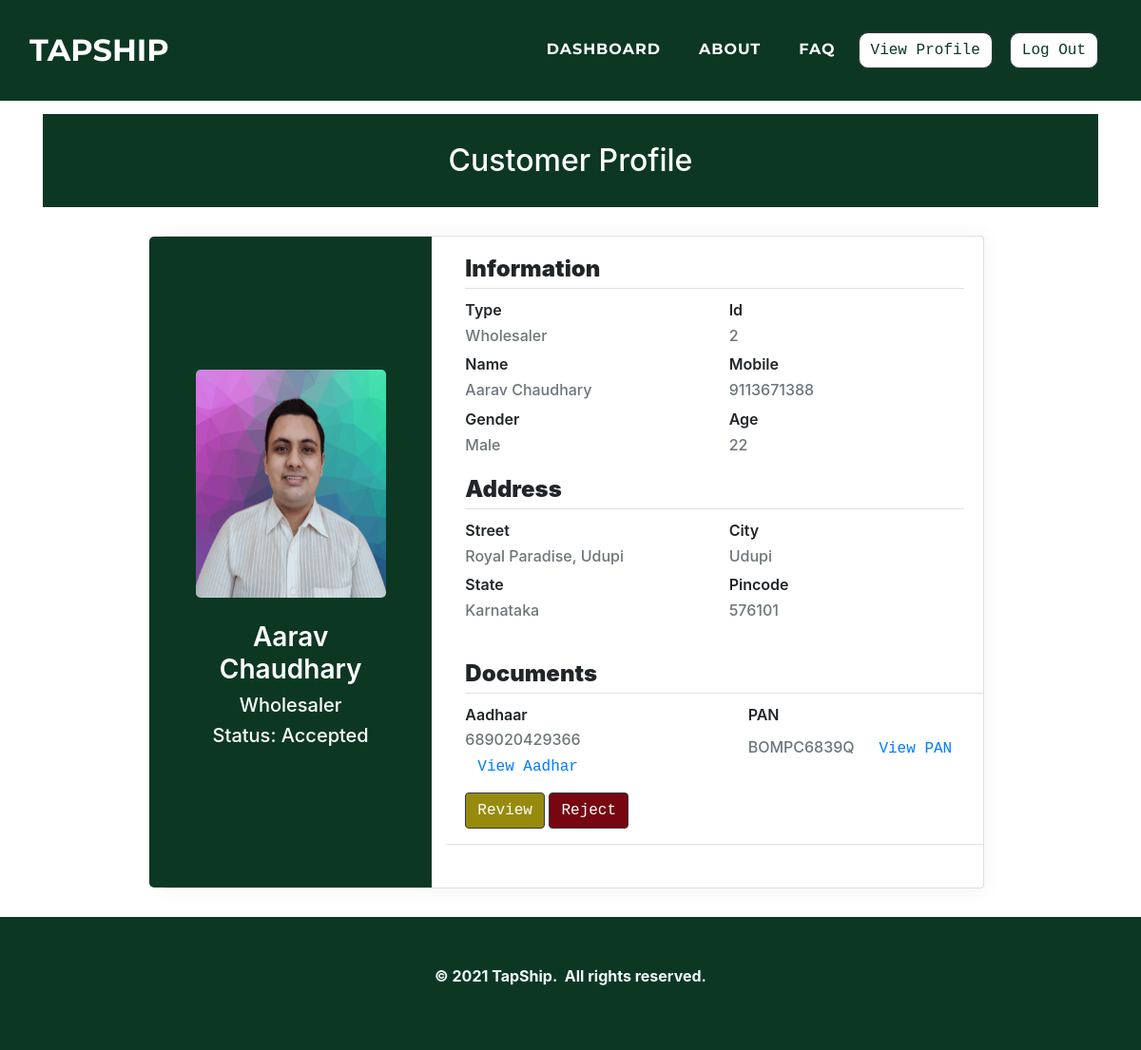
Page /admin/customerprofile.php?c_mobile=9113671388 (signed in) on the earlier database version.
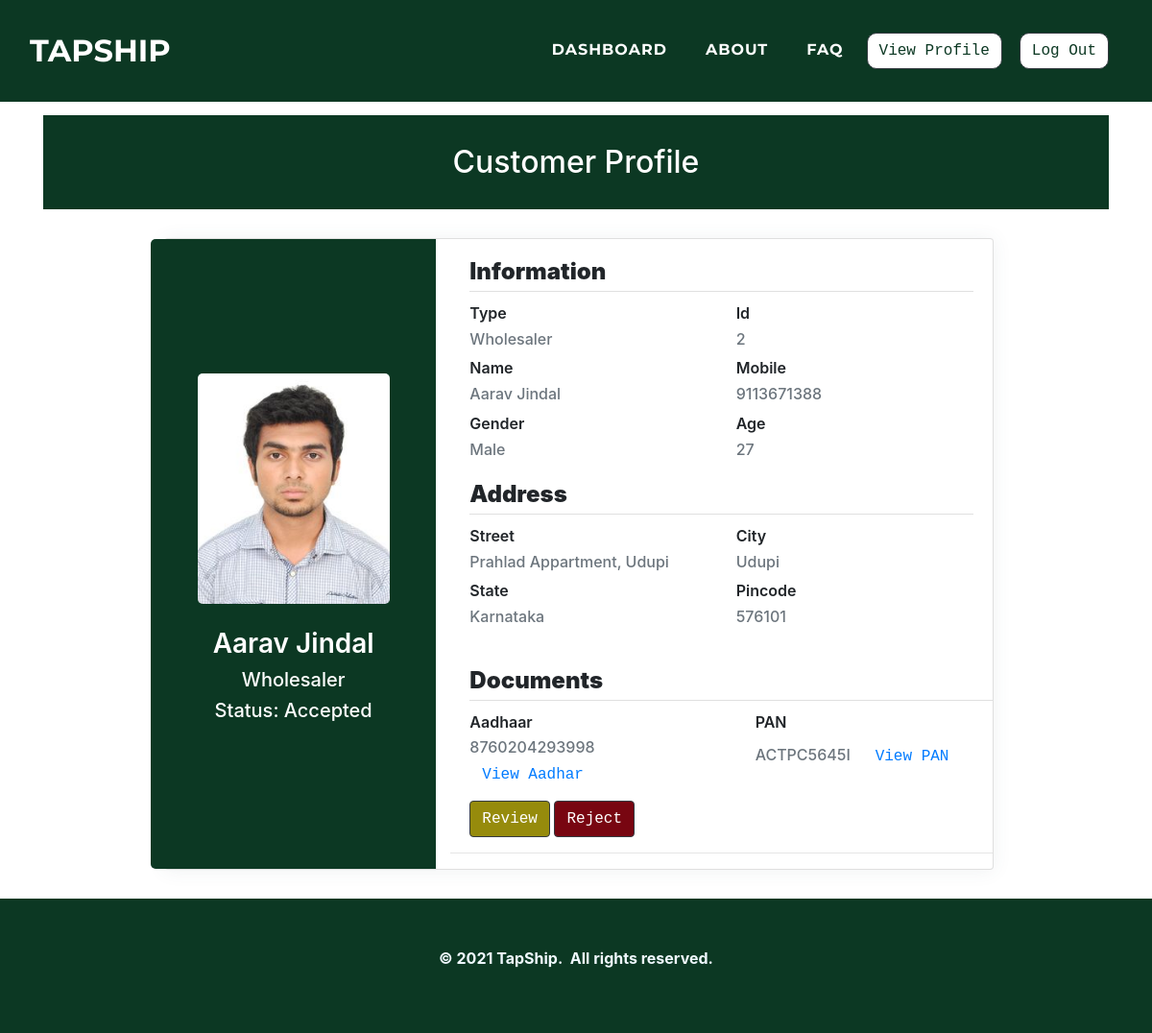
Same page on the later database version.
### tables this page shows
CREATE TABLE `customer` (
  `c_id` int(11) NOT NULL,
  `c_name` varchar(100) NOT NULL,
  `c_mobile` varchar(25) NOT NULL,
  `c_contactname` varchar(50) NOT NULL,
  `c_gender` varchar(25) NOT NULL,
  `c_age` varchar(10) NOT NULL,
  `c_street` varchar(50) NOT NULL,
  `c_city` varchar(25) NOT NULL,
  `c_state` varchar(25) NOT NULL,
  `c_pincode` varchar(10) NOT NULL,
  `c_type` varchar(25) NOT NULL,
  `c_registration` varchar(100) NOT NULL,
  `c_aadhar` varchar(25) NOT NULL,
  `c_aadharpdf` varchar(100) NOT NULL,
  `c_pan` varchar(25) NOT NULL,
  `c_panpdf` varchar(100) NOT NULL,
  `c_photo` varchar(100) NOT NULL,
  `c_password` varchar(25) NOT NULL,
  `c_approve` varchar(100) NOT NULL
);

### admin/customerprofile.php (the view, shortened to what this page needs)
<?php
$res = $_SESSION["sessionid"];
$a_name = $res;
?>
<!doctype html>
<html>
<head>
    <link rel="stylesheet" href="../assets/bootstrap/css/bootstrap.min.css">
    <link rel="stylesheet" href="../assets/fonts/font-awesome.min.css">
    <link rel="stylesheet" href="../assets/fonts/ionicons.min.css">
    <link rel="stylesheet" href="../assets/css/Article-List.css">
    <link rel="stylesheet" href="../assets/css/Footer-Dark.css">
    <link rel="stylesheet" href="../assets/css/Highlight-Blue.css">
    <link rel="stylesheet" href="https://cdnjs.cloudflare.com/ajax/libs/animate.css/3.5.2/animate.min.css">
    <link rel="stylesheet" href="https://cdnjs.cloudflare.com/ajax/libs/aos/2.2.0/aos.css">
    <link rel="stylesheet" href="../assets/css/Login-Form-Clean.css">
    <link rel="stylesheet" href="../assets/css/table-style.css">
    <link rel="stylesheet" href="../assets/css/profile.css">
    <link href='https://maxcdn.bootstrapcdn.com/bootstrap/4.0.0/css/bootstrap.min.css' rel='stylesheet'>
    <link href='https://cdnjs.cloudflare.com/ajax/libs/MaterialDesign-Webfont/3.6.95/css/materialdesignicons.css' rel='stylesheet'>
</head>
<body oncontextmenu='return false' class='snippet-body'>
    <div class="page-content page-container" id="page-content">
        <nav class="navbar navbar-light navbar-expand-lg fixed-top text-uppercase" id="mainNav" style="background: #0c3823;">
            <div class="container-fluid">
                <a class="navbar-brand js-scroll-trigger" data-bs-hover-animate="pulse" href="../index.php" style="font-family: Montserrat, sans-serif;">TAPSHIP</a>
                <div class="collapse navbar-collapse" id="navbarResponsive">
                    <ul class="nav navbar-nav ml-auto">
                        <li class="nav-item mx-0 mx-lg-1"><a class="nav-link py-3 px-0 px-lg-3 rounded js-scroll-trigger" data-bs-hover-animate="pulse" href="index.php" style="filter: contrast(100%) grayscale(0%) hue-rotate(0deg) invert(0%) sepia(0%);">DASHBOARD</a></li>
                        <li class="nav-item mx-0 mx-lg-1"><a class="nav-link py-3 px-0 px-lg-3 rounded js-scroll-trigger" data-bs-hover-animate="pulse" href="../about.php">ABOUT</a></li>
                        <li class="nav-item mx-0 mx-lg-1"><a class="nav-link py-3 px-0 px-lg-3 rounded js-scroll-trigger" data-bs-hover-animate="pulse" href="../faq.php">FAQ</a></li>
                        <li class="nav-item mx-0 mx-lg-1"><a href="updateprofile.php?a_name=<?php echo $a_name; ?>"><button class="btn btn-dark text-monospace" data-bs-hover-animate="pulse" type="button" style="margin: 10px;background: rgb(255,255,255);color: #0c3823;margin-left: 0;border-radius: 10px;">View Profile</button></a></li>
                        <li class="nav-item mx-0 mx-lg-1"><a href="../admin/logout-script.php"><button class="btn btn-dark text-monospace" data-bs-hover-animate="pulse" type="button" style="margin: 10px;background: rgb(255,255,255);color: #0c3823;margin-left: 0;border-radius: 10px;">Log Out</button></a></li>
                    </ul>
                </div>
            </div>
        </nav>
        <?php
        $con = mysqli_connect("localhost", "root", "", "tapship");
        $c_mobile = $_GET['c_mobile'];
        $query = " select * from customer where c_mobile=" . $c_mobile . "";
        $result = mysqli_query($con, $query);
        while ($res = mysqli_fetch_assoc($result)) {
            $c_id =  $res['c_id'];
            $c_name =  $res['c_name'];
            $c_gender =  $res['c_gender'];
            $c_age =  $res['c_age'];
            $c_street =  $res['c_street'];
            $c_city =  $res['c_city'];
            $c_state =  $res['c_state'];
            $c_pincode =  $res['c_pincode'];
            $c_type =  $res['c_type'];
            $c_aadhar =  $res['c_aadhar'];
            $c_aadharpdf =  $res['c_aadharpdf'];
            $c_pan =  $res['c_pan'];
            $c_panpdf =  $res['c_panpdf'];
            $c_photo =  $res['c_photo'];
            $c_approve =  $res['c_approve'];
        }
        ?>
        <div class="features-boxed">
            <div class="container" style="background: #ffffff;">
                <div class="intro" style="background: #0c3823;margin-top: 120px;margin-bottom: 30px;">
                    <h2 class="text-center" data-aos="fade" style="color: rgb(255,255,255);padding: 30px;margin-bottom: 0px;">Customer Profile</h2>
                </div>
            </div>
        </div>
        <?php
        if ($c_type == "Wholesaler") {
        ?>
            <div class="padding">
                <div class="row container d-flex justify-content-center">
                    <div class="col-xl-12 col-md-12">
                        <div class="card user-card-full">
                            <div class="row m-l-0 m-r-0">
                                <div class="col-md-4 bg-c-lite-green user-profile">
                                    <div class="card-block text-center text-white">
                                        <div class="m-b-25"> <img src="../customers/<?php echo  $c_photo; ?>" width="200" height="240" align="center" class="img-radius" alt="User-Profile-Image"> </div>
                                        <h3 class="f-w-600"><?php echo "$c_name" ?></h3>
                                        <h5>Wholesaler</h5>
                                        <h5>Status: <?php if ($c_approve == "1") {
                                                        echo "No Action";
                                                    } else if ($c_approve == "2") {
                                                        echo " Accepted";
                                                    } else if ($c_approve == "3") {
                                                        echo "Review";
                                                    } else if ($c_approve == "4") {
                                                        echo "Rejected";
                                                    } else if ($c_approve == "5") {
                                                        echo "Resubmitted";
                                                    }  ?></h5>
                                    </div>
                                </div>
                                <div class="col-sm-8">
                                    <div class="card-block">
                                        <h4 class="m-b-20 p-b-5 b-b-default f-w-600"><strong>Information</strong></h4>
                                        <div class="row">
                                            <div class="col-sm-6">
                                                <p class="m-b-10 f-w-600">Type</p>
                                                <h6 class="text-muted f-w-400"><?php echo "$c_type" ?></h6>
                                            </div>
                                            <div class="col-sm-6">
                                                <p class="m-b-10 f-w-600">Id</p>
                                                <h6 class="text-muted f-w-400"><?php echo "$c_id" ?></h6>
                                            </div>
                                            <div class="col-sm-6">
                                                <p class="m-b-10 f-w-600">Name</p>
                                                <h6 class="text-muted f-w-400"><?php echo "$c_name" ?></h6>
                                            </div>
                                            <div class="col-sm-6">
                                                <p class="m-b-10 f-w-600">Mobile</p>
                                                <h6 class="text-muted f-w-400"><?php echo "$c_mobile" ?></h6>
                                            </div>
                                            <div class="col-sm-6">
                                                <p class="m-b-10 f-w-600">Gender</p>
                                                <h6 class="text-muted f-w-400"><?php echo "$c_gender" ?></h6>
                                            </div>
                                            <div class="col-sm-6">
                                                <p class="m-b-10 f-w-600">Age</p>
                                                <h6 class="text-muted f-w-400"><?php echo "$c_age" ?></h6>
                                            </div>
                                        </div>
                                        <h4 class="m-b-20 m-t-40 p-b-5 b-b-default  f-w-600"><strong>Address</strong></h4>
                                        <div class="row">
                                            <div class="col-sm-6">
                                                <p class="m-b-10 f-w-600">Street</p>
                                                <h6 class="text-muted f-w-400"><?php echo "$c_street" ?></h6>
                                            </div>
                                            <div class="col-sm-6">
                                                <p class="m-b-10 f-w-600">City</p>
                                                <h6 class="text-muted f-w-400"><?php echo "$c_city" ?></h6>
                                            </div>
                                            <div class="col-sm-6">
                                                <p class="m-b-10 f-w-600">State</p>
                                                <h6 class="text-muted f-w-400"><?php echo "$c_state" ?></h6>
                                            </div>
                                            <div class="col-sm-6">
                                                <p class="m-b-10 f-w-600">Pincode</p>
                                                <h6 class="text-muted f-w-400"><?php echo "$c_pincode" ?></h6>
                                            </div>
                                        </div>
                                    </div>
                                    <h4 class="m-b-20 m-t-40 p-b-5 b-b-default m-l-20 f-w-600"><strong>Documents</strong></h4>
                                    <div class="row">
                                        <div class="col-sm-6">
                                            <p class="m-b-10 m-l-20 f-w-600">Aadhaar</p>
                                            <h6 class="text-muted m-l-20 f-w-400"><?php echo "$c_aadhar" ?> &nbsp; <button class="btn btn-grey text-monospace"><a href="../customers/<?php echo  $c_aadharpdf; ?>" target="_blank">View Aadhar</a></button></h6>
                                        </div>
                                        <div class="col-sm-6">
                                            <p class="m-b-10  m-l-20 f-w-600">PAN</p>
                                            <h6 class="text-muted m-l-20 f-w-400"><?php echo "$c_pan" ?> &nbsp; <button class="btn btn-grey text-monospace"><a href="../customers/<?php echo  $c_panpdf; ?>" target="_blank">View PAN</a></button></h6>
                                        </div>
                                    </div>
                                <?php
                            }
                                ?>
                                                        <form action="statuscustomer.php?c_mobile=<?php echo $c_mobile; ?>" method="post">
                                                            <?php
                                                            if ($c_approve == 2) {
                                                            ?>
                                                                <td data-label="Profile"> <button class="btn btn-dark text-monospace  m-l-20 f-w-400" style="background-color:#968b0c;" name="review">Review</button> </td>
                                                                <td data-label="Profile"> <button class="btn btn-dark text-monospace" style="background-color:#780611;" name="reject">Reject</button> </td>
                                                                <hr>
                                                            <?php
                                                            }
                                                            ?>
                                                        </form>
                                                        </div>
                                                    </div>
                                                </div>
                                            </div>
                                        </div>
                                    </div>
                                </div>
    <div class="footer-dark" style="background: rgb(12,56,35);">
        <footer>
            <div class="container-fluid">
                <p style="text-align: center;"><strong>© 2021 TapShip.&nbsp; All rights reserved.</strong><br></p>
            </div>
        </footer>
    </div>
</body>
</html>

### assets/css/Footer-Dark.css (style rules this page uses)
.footer-dark { padding: 50px 0; bottom: 0; color: #f0f9ff; background-color: #282d32; }

### assets/css/table-style.css (style rules this page uses)
body { margin:0; font-family: sans-serif; }
* { box-sizing: border-box; }

### assets/css/profile.css (style rules this page uses)
body { background-color: #f9f9fa; }
.padding { padding-left: 13%; padding-right: 10%; }
.card { border-radius: 5px; -webkit-box-shadow: 0 1px 20px 0 rgba(69, 90, 100, 0.08); box-shadow: 0 1px 20px 0 rgba(69, 90, 100, 0.08); border: none; margin-bottom: 30px; }
.m-r-0 { margin-right: 0px; }
.m-l-0 { margin-left: 0px; }
.user-card-full .user-profile { border-radius: 5px 0 0 5px; }
.bg-c-lite-green { background: #0c3823; }
.user-profile { padding: 120px 0; }
.card-block { padding: 1.25rem; }
.m-b-25 { margin-bottom: 25px; }
.img-radius { border-radius: 5px; }
h6 { font-size: 14px; }
.card .card-block p { line-height: 25px; }
.b-b-default { border-bottom: 1px solid #e0e0e0 }
.m-b-20 { margin-bottom: 10px; }
.p-b-5 { padding-bottom: 5px !important }
.m-b-10 { margin-bottom: 10px; }
.text-muted { color: #919aa3 !important; }
.f-w-600 { font-weight: 600; }
.m-t-40 { margin-top: 10px; }
.p-b-5 { padding-bottom: 5px !important; }
.m-b-10 { margin-bottom: 5px; }
.m-l-20 { margin-left: 20px; }
.m-t-40 { margin-top: 15px; }

Differences in the rows shown:
changed customer "Wholesaler": c_photo: a different picture; c_name "Aarav Chaudhary" → "Aarav Jindal"; c_age "22" → "27"; c_street "Royal Paradise, Udupi" → "Prahlad Appartment, Udupi"; c_aadhar "689020429366" → "8760204293998"; c_pan "BOMPC6839Q" → "ACTPC5645I"
